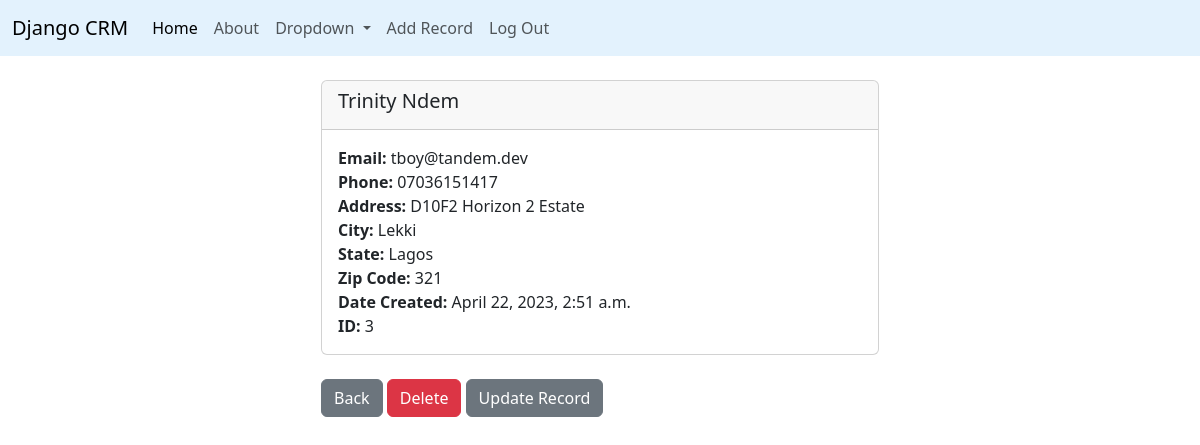
Screenshot of /record/3 (signed in) with the database file from the repository.
### crmapp/models.py (models this page shows, shortened)
class Record(models.Model):
  created_at = models.DateTimeField(auto_now_add=True)
  first_name = models.CharField(max_length=50)
  last_name = models.CharField(max_length=50)
  email = models.CharField(max_length=100)
  phone = models.CharField(max_length=15)
  address = models.CharField(max_length=150)
  city = models.CharField(max_length=50)
  state= models.CharField(max_length=50)
  zipcode = models.CharField(max_length=10)

### crmapp/views.py (the view)
# urls.py: path('record/<int:pk>', views.customer_record, name='record'),
def customer_record(request, pk):
  if request.user.is_authenticated:
    customer_record = Record.objects.get(id=pk)
    return render(request, 'crmapp/record.html', {'customer_record': customer_record})
  else:
    messages.success(request, "You must be logged in to view records!")
    return redirect('home')

### crmapp/templates/crmapp/record.html
{% extends 'crmapp/base.html' %}
{% block content %}
<div class="col-md-6 offset-md-3">
  <div class="card">
  <div class="card-header">
    <h5 class="card-title">
    {{ customer_record.first_name }}
    {{ customer_record.last_name }}
    </h5>
  </div>
  <div class="card-body">
    <p class="card-text">
    <strong>Email: </strong>{{ customer_record.email }}<br/>
    <strong>Phone: </strong>{{ customer_record.phone }}<br/>
    <strong>Address: </strong>{{ customer_record.address }}<br/>
    <strong>City: </strong>{{ customer_record.city }}<br/>
    <strong>State: </strong>{{ customer_record.state }}<br/>
    <strong>Zip Code: </strong>{{ customer_record.zipcode }}<br/>
    <strong>Date Created: </strong>{{ customer_record.created_at }}<br/>
    <strong>ID: </strong>{{ customer_record.id }}<br/>
    </p>
  </div>
</div>
<br/>
<a href="{% url 'home' %}" class="btn btn-secondary">Back</a>
<a href="{% url 'detete_record' customer_record.id %}" class="btn btn-danger">Delete</a>
<a href="{% url 'update_record' customer_record.id %}" class="btn btn-secondary">Update Record</a>
</div>
{% endblock content %}

### rows the page displays
Record: first_name "Trinity", last_name "Ndem", email "tboy@tandem.dev", phone "07036151417", address "D10F2 Horizon 2 Estate", city "Lekki", state "Lagos", zipcode "321", created_at "April 22, 2023, 2:51 a.m.", id "3"
